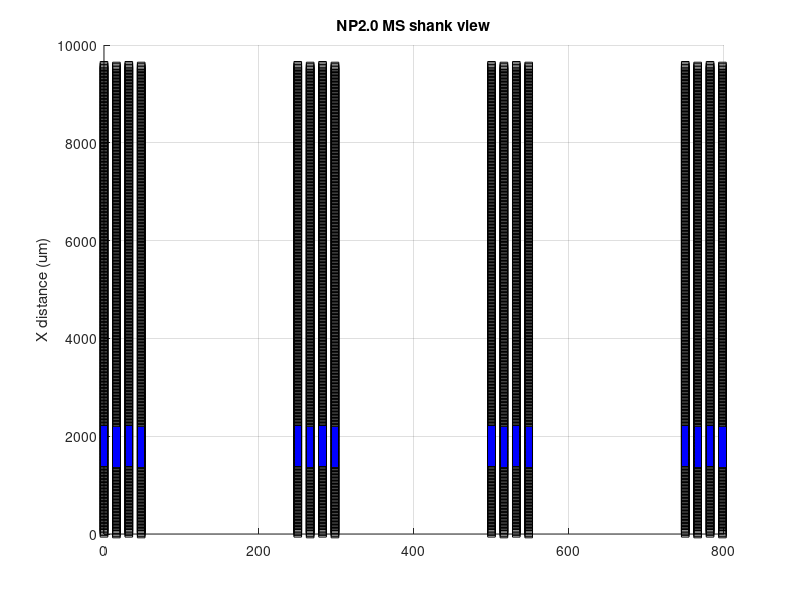

Recreate this plot in MATLAB.
function nptype24_imro
% imro files for 24 npix begin with (24, 38) and then (channel ID, shank
% ID, bank ID, reference ID, electrode ID), eg (1 0 0 1 1) is electrode 1 on
% shank 1 (channel is a n integer that goes from 0 to 384), (2 0 0 2 1)
% see https://billkarsh.github.io/SpikeGLX/help/imroTables/
% Build imro tables for some useful four shank combinations;
% also plot that selection.
%
% Output is saved in the directory where this script is run.
%
% patternType = 0 all sites on "shankChoice" starting from "botRow", 0-448
% patternType = 1 horizontal stripe of 96-channel height across all four
%                   shanks starting from "botRow", valid values = 0-592
% patternType = 2 horizontal stripe of 192-channel height across two
%                   shanks starting from "botRow", valid values = 0-592
% written by ???, modified by JF 

patternType = 1;
shankChoice = 3;   % 0-3, needed for patternType 0
botRow = 48+48;     
refElec = 1;     % 0 for external, 1-4 for tip reference on shank 0-3
elecChoice = 2:3; % 0-3, needed for patternType 2

shank = zeros(384,1,'single');
bank = zeros(384,1,'single');
elecInd = zeros(384,1,'single');
chans = zeros(384,1,'int32');

chans(:,1) = 0:383; % 384 channels
bMapOK = 1;

switch patternType
    
    case 0
        %make a map with all sites on one shank, starting from electrode row n
        nameStr = sprintf( 'NPtype24_shank%d_botRow%d_ref%d', shankChoice, botRow, refElec );
        shank = shank + shankChoice;
        elecInd = botRow*2:(botRow*2 + 383);
        for i = 1:numel(elecInd)
            [bank(i), chans(i)] = ElecToChan( shank(i), elecInd(i) );
        end
        
    case 1
        %horizontal stripe of 2 channel blocks (96 sites) across all four shanks
        shElecInd = (botRow*2:(botRow*2 + 96)); %these are the electrode indices on each shank
        nameStr = sprintf( 'NPtype24_hStripe_botRow%d_ref%d', botRow, refElec );
        %loop over shanks; for each, calculate the channels that correspond
        %to these electrode indices       
        nE = 96; %electrodes in pattern per shank
        for sI = 0:3
            for i = 1:nE
                gEInd = sI*nE + i; % current electrode index for whole probe, plus one for MATLAB
                elecInd(gEInd) = shElecInd(i); % electrode index in whole selected set
                shank(gEInd) = sI;
                [bank(gEInd), chans(gEInd)] = ElecToChan( sI, elecInd(gEInd) );
                %fprintf("%d,%d,%d\n", bank(gEInd), chans(gEInd), elecInd(gEInd) );
            end
        end   
        
        
    case 2
        %horizontal stripe of 2 channel blocks (96 sites) across all four shanks
        shElecInd = (botRow*2:(botRow*2 + 192)); %these are the electrode indices on each shank
        nameStr = sprintf( 'NPtype24_hStripe_shanks%d%d_botRow%d_ref%d', elecChoice(1), elecChoice(2),botRow, refElec );
        %loop over shanks; for each, calculate the channels that correspond
        %to these electrode indices       
        nE = 192; %electrodes in pattern per shank
        SIvals = elecChoice;
        for sI = SIvals %edit this with values eg 0:1, 2:3 
            for i = 1:nE
                gEInd = (sI - SIvals(1))*nE + i; % current electrode index for whole probe, plus one for MATLAB
                elecInd(gEInd) = shElecInd(i); % electrode index in whole selected set
                shank(gEInd) = sI;
                [bank(gEInd), chans(gEInd)] = ElecToChan( sI, elecInd(gEInd) );
                fprintf("%d,%d,%d\n", bank(gEInd), chans(gEInd), elecInd(gEInd) );
            end
        end   
    otherwise
        fprintf('unknown pattern type\n');
        return;
end

%warn if there are duplicate channels
for i = 1:384
    if sum( chans(1:i-1)==chans(i) ) > 0
        fprintf( "duplicate channels => impossible map\n" );
        bMapOK = 0;
    end
end

if bMapOK
    %open a new file wherever we are
    fileName = [nameStr,'.imro'];
    nmID = fopen(fileName,'w');

    [chans,sortI] = sort(chans);
    bank = int32(bank(sortI));
    shank = int32(shank(sortI));
    elecInd = elecInd(sortI);

    % imro table
    % print first entry, specifying probe type and number of channels
    fprintf(nmID,'(%d,%d)', 24, 384);
    for i = 1:numel(chans)
        fprintf(nmID,'(%d %d %d %d %d)', chans(i), shank(i), bank(i), refElec, elecInd(i) );
    end
    fprintf(nmID, '\n');

    fclose(nmID);

    % make a plot of all the electrode positions
    [~,~,~] = PlotElec24(shank, bank, chans, elecInd);
end

end

function [ chans, chanPos, chanShank ] = PlotElec24( shank, bank, chans, elecInd )

    % NP 2.0 MS (4 shank), probe type 24 electrode positions
    nElec = 1280;   %per shank; pattern repeats for the four shanks
    vSep = 15;      % in um
    hSep = 32;

    elecPos = zeros(nElec, 2);   

    elecPos(1:4:end,1) = hSep/2;           %sites 0,4,8...
    elecPos(2:4:end,1) =  (3/2)*hSep;      %sites 1,5,9...
    elecPos(3:4:end,1) = 0;                %sites 2,6,10...
    elecPos(4:4:end,1) =  hSep;            %sites 3,7,11...

    % fill in y values        
    viHalf = (0:(nElec/2-1))';                %row numbers
    elecPos(1:2:end,2) = viHalf * vSep;       %sites 0,2,4...
    elecPos(2:2:end,2) = elecPos(1:2:end,2);  %sites 1,3,5...

    chanPos = elecPos(elecInd+1,:);
    chanShank = shank;
    
    % make a plot of all the electrode positions
    figure();
    shankSep = 250;
    for sI = 0:3
        cc = find(shank == sI);
        scatter( shankSep*sI + elecPos(:,1), (elecPos(:,2)), 30, 'k', 'square' ); hold on;
        scatter( shankSep*sI + chanPos(cc,1), (chanPos(cc,2)), 20, 'b', 'square', 'filled' ); hold on; 
        %scatter( shankSep*sI + elecPos(:,1), -(5000-elecPos(:,2)), 30, 'k', 'square' ); hold on;
        %scatter( shankSep*sI + chanPos(cc,1), -(5000-chanPos(cc,2)), 20, 'b', 'square', 'filled' ); hold on; 
        ylabel('Distance from tip of probe (um)')
        ylabel('X distance (um)')
        grid on;
    end
    %xlim([-16,3*shankSep+64]);
    %ylim([-10000,10]);
    title('NP2.0 MS shank view');
    hold off;
    
end

function [bank, chan] = ElecToChan( shank, elecInd )

%electrode to channel map
elecMap = zeros(4,8,'single');
elecMap(1,:) = [0,2,4,6,5,7,1,3];
elecMap(2,:) = [1,3,5,7,4,6,0,2];
elecMap(3,:) = [4,6,0,2,1,3,5,7];
elecMap(4,:) = [5,7,1,3,0,2,4,6];

bank = floor(elecInd/384);

%which block within the bank?
blockID = floor((elecInd - bank*384)/48);

%which channel within the block?
subBlockInd = mod((elecInd - bank*384), 48);

%get the channel number for that shank, bank, and block combo
chan = 48*elecMap(shank+1, blockID+1) + subBlockInd; 

end

